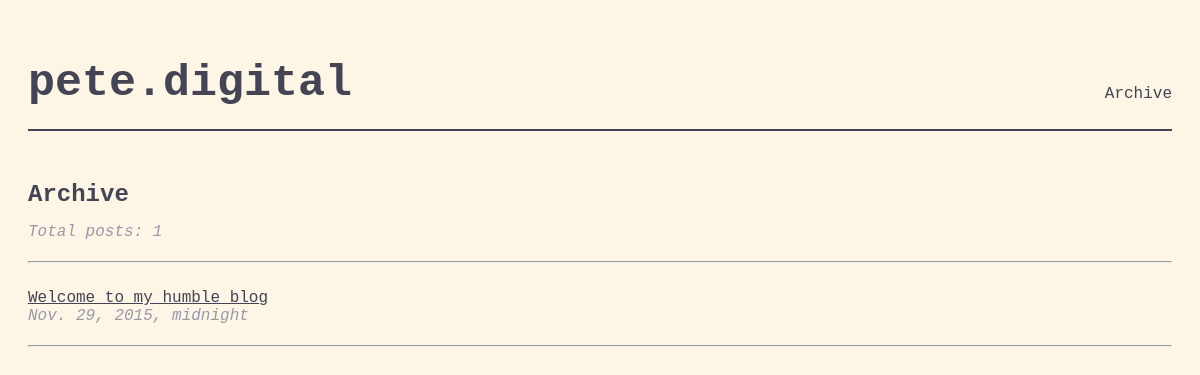
Page /archive/ on the earlier database version.
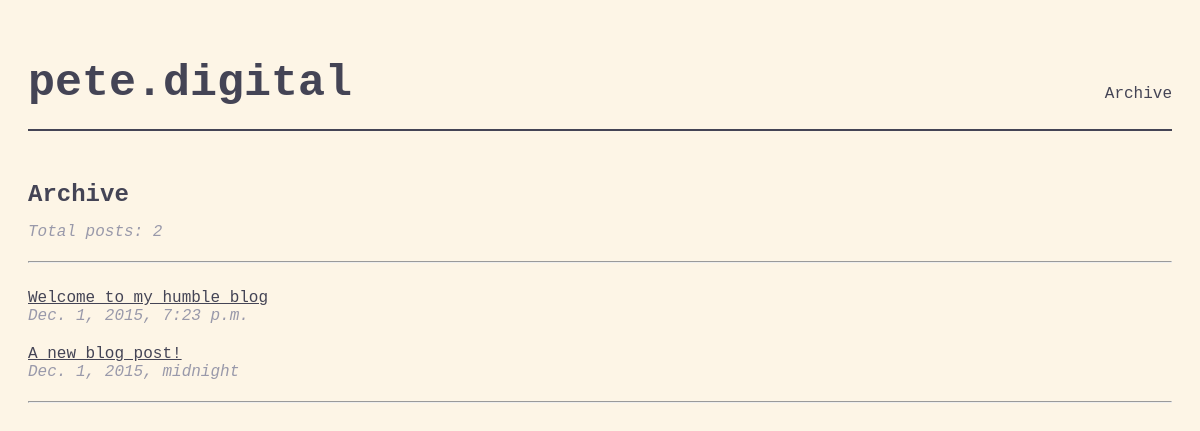
Same page on the later database version.
### blog/models.py (models this page shows, shortened)
class Post(models.Model):
    title = models.CharField(max_length=256)
    post_date = models.DateTimeField()
    content = models.TextField()
    slug = models.CharField(max_length=256)
    class Meta:
        get_latest_by = "post_date"

### blog/views.py (the view)
# urls.py: url(r'^archive/$', views.archive, name='archive'),
def archive(request):
    all_posts = Post.objects.all();
    context = {}
    context['posts'] = all_posts
    context['count'] = all_posts.count()
    return render(request, 'blog/archive.html', context)

### blog/templates/blog/archive.html
{% extends "blog/base.html" %}
{% block title %}
<h2>Archive</h2>
<em>Total posts: {{ count }}</em>
{% endblock %}
{% block content %}
    <br/>
    <div class="archive">
    {% for item in posts|dictsortreversed:"post_date" %}
        <a href='/{{ item.slug }}/'>{{ item.title }}</a> <em>{{ item.post_date }}</em>
    {% endfor %}
    </div>
{% endblock %}

### blog/templates/blog/base.html (shortened to what this page needs)
<!doctype html>
<html class="no-js" lang="">
<head>
</head>
    <body>
        <div class="header">
            <h1><a href="/">pete.digital</a></h1>
            <nav>
                <a href="/archive/">Archive</a>
            </nav>
        </div>
        {% block title %}
        {% endblock %}
        <hr/>
        {% block content %}
        {% endblock %}
        <hr/>
    </body>
</html>

### blog/templates/blog/base.html (style rules this page uses)
html { font-family: Courier; padding: 20px; color:#445; background-color: #FDF5E6; }
h1 { font-size: 45px; margin-bottom: 0px; display: inline-block; }
.header { padding-bottom: 20px; border-bottom: 2px solid #445; }
nav { float: right; display: inline-block; margin-top: 57px; }
nav a { display: inline-block; text-decoration: none; color: #445; }
h1 a { text-decoration: none; color:#445; }
h2 { margin-top: 50px; margin-bottom: 15px; }
em { color:#99A; margin-bottom: 20px; display: block; }
.archive a { color: #445; text-decoration: underline; }

Differences in the rows shown:
changed Post "Welcome to my humble blog": post_date "Nov. 29, 2015, midnight" → "Dec. 1, 2015, 7:23 p.m."
added Post: title "A new blog post!", post_date "Dec. 1, 2015, midnight"
Other differences:
{{ count }}: "1" → "2"
